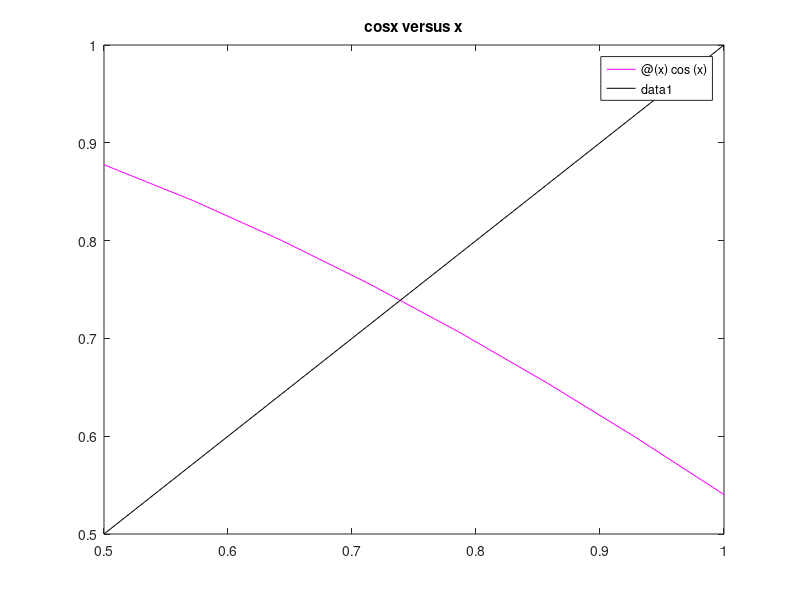

Source code (MATLAB): (Note: this script raises an error after producing the figure.)
%--------------------------------------%
%Definisce la funzione di punto fisso g 
%--------------------------------------%
g=@(x) cos(x);
bis=@(x) x;
figure(1)
fplot(g,[0.5,1],'m-'); hold on
fplot(bis,[0.5,1],'k-'); hold off;
title('cosx versus x');

x0=1;
toll= 1e-10;
itmax=100;
% CHIAMATA ALLA FUNCTION AITKEN
[x,iter,scarti]=aitken(g,x0,toll,itmax);
%ordine convergenza aitken circa 3
asint1=abs(scarti(2:iter)./scarti(1:iter-1).^3);

% scrive dati su file  
M=[0; asint1];
fid=fopen('atken.txt','w');
fprintf(fid,'   %6s %14s %22s  %17s \n', 'iter', 'xk', 'scarto', 'M (scarti)');
it=[1:iter]; %creo il vettore delle iterazioni
A=[it; x(2:end)'; scarti'; M'];
fprintf(fid,'\n %8d %19.14f %20.4e %16.6f', A);
fprintf(fid,'\n \n');
fclose(fid);

% CHIAMATA ALLA FUNCTION NEWTON
f=@(x) cos(x)-x;
df=@(x) -sin(x)-1;
x0=1;
[xn,itern,scartin]=newton(f,df,x0,toll,itmax);

% crea grafico  con il profilo di convergenza
% di entrambi i metodi nella stessa finestra grafica
figure(2)
semilogy(1:iter, abs(scarti), 'm-*');
title('profilo convergenza g(x)=x and f(x)=g(x)-x=0');
xlabel('iterazioni');
ylabel('scarto');
hold on
semilogy(1:itern, abs(scartin), 'g-+');
hold off